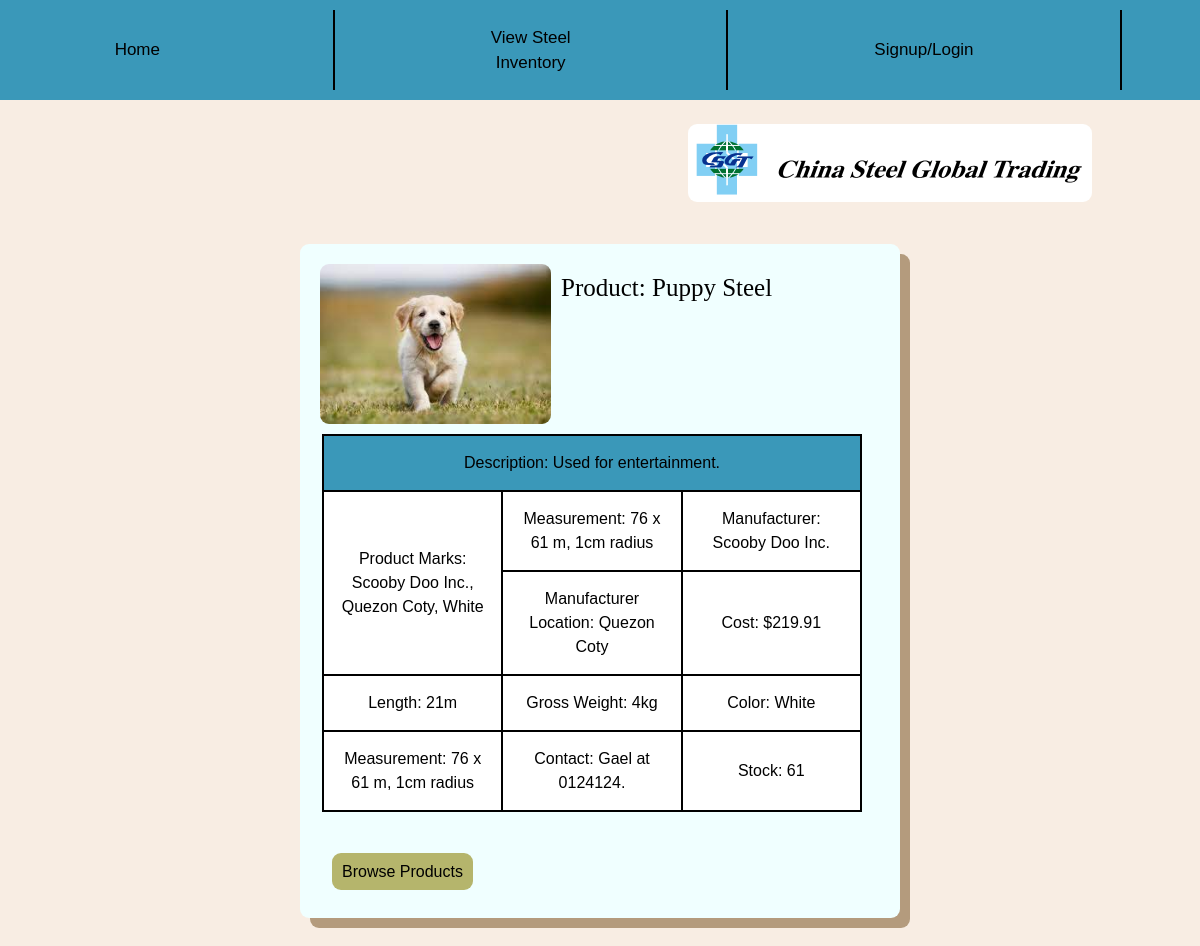
The app's page /view/13/ with its own data.
### Inventory/models.py (models this page shows, shortened)
class Product(models.Model): #Steels, not food
    objects = models.Manager()
    Name = models.CharField(max_length=200, unique=True)
    Image = models.ImageField(default= "images/defproduct.jpg", blank=True, upload_to="images/") #not have image if we dont have one, uploaded to images folder automatically
    Manufacturer = models.CharField(default=None, max_length=100)
    ManuLoc = models.CharField(default=None,max_length=255)
    Color = models.CharField(default=None, max_length=20)
    Status = models.BooleanField(default=True) #Records incase of removed
    Measurement = models.CharField(default=None, max_length=30)
    Description = models.CharField(default=None, max_length=500)
    GrossWeight = models.CharField(default=None, max_length=40)
    Marks = models.CharField(default=None, null=True, max_length=300)
    Length = models.CharField(max_length=20)
    Cost = models.DecimalField(default=0, validators=[DecimalValidator(7,2)], decimal_places=2, max_digits=7) #declared value USD
    Stock = models.BigIntegerField(default=0)
    Contact = models.CharField(max_length=500)

### Inventory/views.py (the view)
# urls.py: path('view/<int:pk>/', views.Info, name='view'),
def Info(request,pk):
    condition = ""
    CurrentProd = get_object_or_404(Product, pk=pk)
    if request.user.is_authenticated:
        condition = True
        if request.session.get('NAVIGATE') == "confirmorder" or request.session.get('NAVIGATE') == "confirmtrans":
            print('DELETED CACHE')
            request.session['Remarks'] = None
            request.session['productname'] = None
            request.session['OrderedPRem'] = None
            request.session['OrderPname'] = None
            request.session['manufacturer'] = None
            request.session['Order'] = None
            request.session['addedproduct'] = None
        request.session['NAVIGATE'] = "info"
        return render(request, 'Inventory/Info.html',{
            'C' : condition,
            'P' : CurrentProd
        })
    else:
        condition = False
        return render(request, 'Inventory/Info.html',{
            'C' : condition,
            'P' : CurrentProd
        })

### Inventory/templates/Inventory/Info.html (shortened to what this page needs)
{% extends 'Inventory/base.html' %}
{% load static %}
    {% block content %}
    <br><br>
    {% if C == True %}
    <br>
        <div class="container">
            <img class="image" style="float: left; margin: 10px; border-radius: 9px;" src="{{P.Image.url}}">
            <div class="Largetext" style="margin-left: 12vw; word-break: break-word; max-width: 100%; width: 38vw;"> Product: {{P.Name}} </div>
            <table id="tab" style="text-align: center; width: 45vw; max-width: 100%; margin-right: 1vw; word-break: break-word;">
                <tr>
                    <th colspan="3" style="background-color: rgb(58, 152, 185);"> <b>Description</b>: {{P.Description}} </th>
                </tr>
                <tr>
                    <th rowspan="2"><b>Product Marks</b>: {{P.Marks}}</th>
                    <th><b>Measurement:</b> {{P.Measurement}} </th>
                    <th> <b>Manufacturer</b>: {{P.Manufacturer}} </th>
                </tr>
                <tr>
                    <th> <b>Manufacturer Location</b>: {{P.ManuLoc}} </th>
                    <th> <b>Cost</b>: ${{P.Cost}} </th>
                </tr>
                <tr>
                    <th> <b>Length</b>: {{P.Length}}  </th>
                    <th><b>Gross Weight:</b> {{P.GrossWeight}} </th>
                    <th><b>Color:</b> {{P.Color}} </th>
                </tr>
                <tr>
                    <th><b>Measurement:</b> {{P.Measurement}} </th>
                    <th><b>Contact</b>: {{P.Contact}} </th>
                    <th><b>Stock</b>: {{P.Stock}} </th>
                </tr>
            </table>
            <br><br>
            <div style="margin-left: 2vw; display: inline-flex; margin-bottom: 2vh;" id="buts">
                <a class="Button" id="edittemp" style="margin-left: 1vw;"> Delete Product </a>
                <a class="Button" href="{% url 'Products' %}" id="browse"> Back </a> <br> <br>
            </div>
        </div>
        <br>
        <div class="container" id="tempbox" style="word-wrap: break-word; max-width: 100%; background-color:rgb(218, 198, 171);">
            <div class="Largetext" style="font-family: Helvetica; font-weight: 200;"> Are you sure you sure you want to delete product: {{P.Name}}? </div>
            <a class="Button" type="submit" id="temp" href="{% url 'deleteproduct' pk=P.pk %}"> Yes </a>
            <a class="Button" id="hideme"> No </a>
        </div>
    {% elif C == False %}
    <br>
    <div class="container" style="background-color:azure;">
        <img class="image" style="float: left; margin: 10px; border-radius: 9px;" src="{{P.Image.url}}">
        <div class="Largetext" style="margin-left: 12vw; word-break: break-word; max-width: 100%; width: 38vw;"> Product: {{P.Name}} </div>
        <table id="tab" style="text-align: center; width: 45vw; max-width: 100%; margin-right: 1vw; word-break: break-word;">
            <tr>
                <th colspan="3" style="background-color: rgb(58, 152, 185)"> <b>Description</b>: {{P.Description}} </th>
            </tr>
            <tr>
                <th rowspan="2"><b>Product Marks</b>: {{P.Marks}}</th>
                <th><b>Measurement:</b> {{P.Measurement}} </th>
                <th> <b>Manufacturer</b>: {{P.Manufacturer}} </th>
            </tr>
            <tr>
                <th> <b>Manufacturer Location</b>: {{P.ManuLoc}} </th>
                <th> <b>Cost</b>: ${{P.Cost}} </th>
            </tr>
            <tr>
                <th> <b>Length</b>: {{P.Length}}  </th>
                <th><b>Gross Weight:</b> {{P.GrossWeight}} </th>
                <th><b>Color:</b> {{P.Color}} </th>
            </tr>
            <tr>
                <th><b>Measurement:</b> {{P.Measurement}} </th>
                <th><b>Contact</b>: {{P.Contact}} </th>
                <th><b>Stock</b>: {{P.Stock}} </th>
            </tr>
        </table>
        <br><br>
        <a class="Button" href="{% url 'Products' %}" id="browse"> Browse Products </a> <br> <br>
    </div>
    <br>
        <br>
    {% endif %}
    <br><br<br>
    {% endblock %}

### Inventory/templates/Inventory/Info.html (style rules this page uses)
#browse { margin-left: 1vw; margin-bottom: 1vh; }
tr > th { max-width: 100%; width: 38vw; word-wrap: break-word; margin-top: 5vh; font-weight: 200; border: solid 2px; padding: 15px; background-color: white; }

### records on screen
Product: Image (picture), Name "Puppy Steel", Description "Used for entertainment.", Marks "Scooby Doo Inc., Quezon Coty, White", Measurement "76 x 61 m, 1cm radius", Manufacturer "Scooby Doo Inc.", ManuLoc "Quezon Coty", Cost "219.91", Length "21m", GrossWeight "4kg", Color "White", Contact "Gael at 0124124.", Stock "61"
